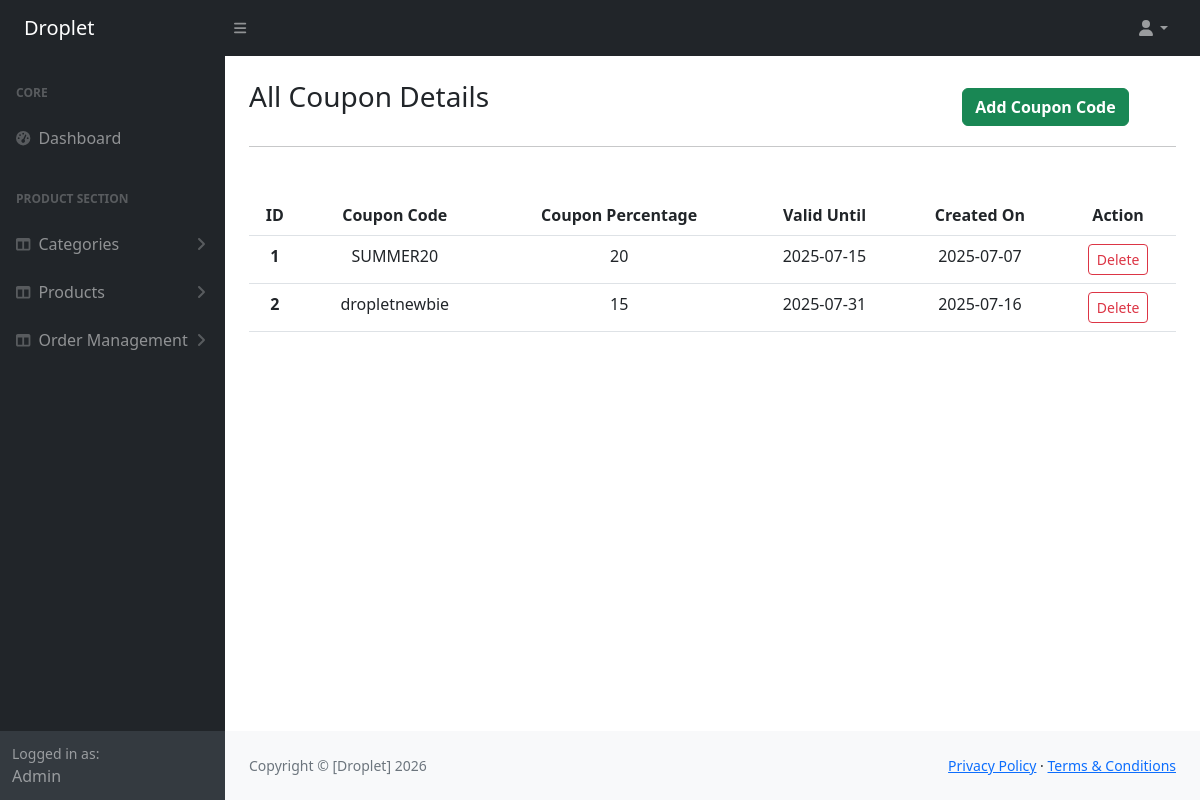
The app's page /admin/add_coupon.php (signed in) with its own data.
### tables this page shows
CREATE TABLE `coupons` (
  `id` int(11) NOT NULL,
  `code` varchar(150) NOT NULL,
  `percentage` varchar(150) NOT NULL,
  `exp_date` date NOT NULL,
  `created_on` date NOT NULL DEFAULT current_timestamp()
);

### admin/add_coupon.php (the view, shortened to what this page needs)
<?php
include("admin_header.php");
?>
<div class="container mt-3 mb-3">
    <div class="container">
        <div class="row">
            <div class="col-md-9 col-sm-8">
                <div class="mb-3">
                    <h3 class="">All Coupon Details</h3>
                </div>
            </div>
            <div class="col-md-3 col-sm-4">
                <button type="button" class="btn btn-success mt-2 fw-semibold
            " data-bs-toggle="modal" data-bs-target="#staticBackdrop">
                    Add Coupon Code
                </button>
            </div>
        </div>
        <hr>
    </div>
    <div class="container mt-5">
        <div class="table-responsive">
            <table class="table">
                <thead>
                    <tr>
                        <th scope="col" class="text-center">ID</th>
                        <th scope="col" class="text-center">Coupon Code</th>
                        <th scope="col" class="text-center">Coupon Percentage</th>
                        <th scope="col" class="text-center">Valid Until</th>
                        <th scope="col" class="text-center">Created On</th>
                        <th scope="col" class="text-center">Action</th>
                    </tr>
                </thead>
                <tbody>
                    <?php
                    $select_query = mysqli_query($conn, "SELECT * FROM `coupons` WHERE 1");
                    if (mysqli_num_rows($select_query) > 0) {
                        while ($coupon = mysqli_fetch_assoc($select_query)) {
                            ?>
                            <tr>
                                <th scope="row" class="text-center"><?php echo $coupon['id']; ?></th>
                                <td class="text-center"><?php echo $coupon['code']; ?></td>
                                <td class="text-center"><?php echo $coupon['percentage']; ?></td>
                                <td class="text-center"><?php echo $coupon['exp_date']; ?></td>
                                <td class="text-center"><?php echo $coupon['created_on']; ?></td>
                                <td class="text-center"><a href="add_coupon.php?id=<?php echo $coupon['id']; ?>"
                                        class="btn btn-outline-danger btn-sm">Delete</a></td>
                            </tr>
                            <?php
                        }
                    }
                    ?>
                </tbody>
            </table>
        </div>
    </div>
</div>
<?php
include("admin_footer.php");
?>

### records on screen
coupons: id "1", code "SUMMER20", percentage "20", exp_date "2025-07-15", created_on "2025-07-07"
coupons: id "2", code "dropletnewbie", percentage "15", exp_date "2025-07-31", created_on "2025-07-16"

### other values on screen
$site_title "Droplet"
$_SESSION['admin']['name'] "Admin"
